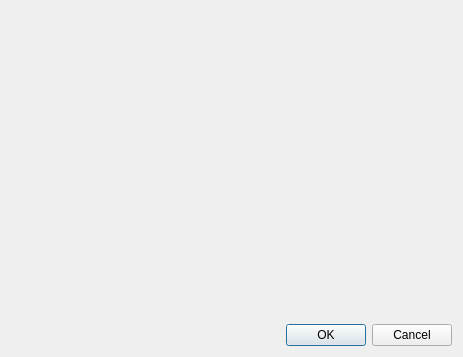
<?xml version="1.0" encoding="UTF-8"?>
<ui version="4.0">
 <class>LanguagesDialog</class>
 <widget class="QDialog" name="LanguagesDialog">
  <property name="geometry">
   <rect>
    <x>0</x>
    <y>0</y>
    <width>463</width>
    <height>357</height>
   </rect>
  </property>
  <property name="windowTitle">
   <string>Languages</string>
  </property>
  <layout class="QGridLayout" name="gridLayout">
   <item row="0" column="0">
    <widget class="KActionSelector" name="selectorLanguages"/>
   </item>
   <item row="1" column="0">
    <widget class="QDialogButtonBox" name="buttonBox">
     <property name="standardButtons">
      <set>QDialogButtonBox::Cancel|QDialogButtonBox::Ok</set>
     </property>
    </widget>
   </item>
  </layout>
 </widget>
 <customwidgets>
  <customwidget>
   <class>KActionSelector</class>
   <extends>QWidget</extends>
   <header>kactionselector.h</header>
  </customwidget>
 </customwidgets>
 <resources/>
 <connections/>
</ui>
